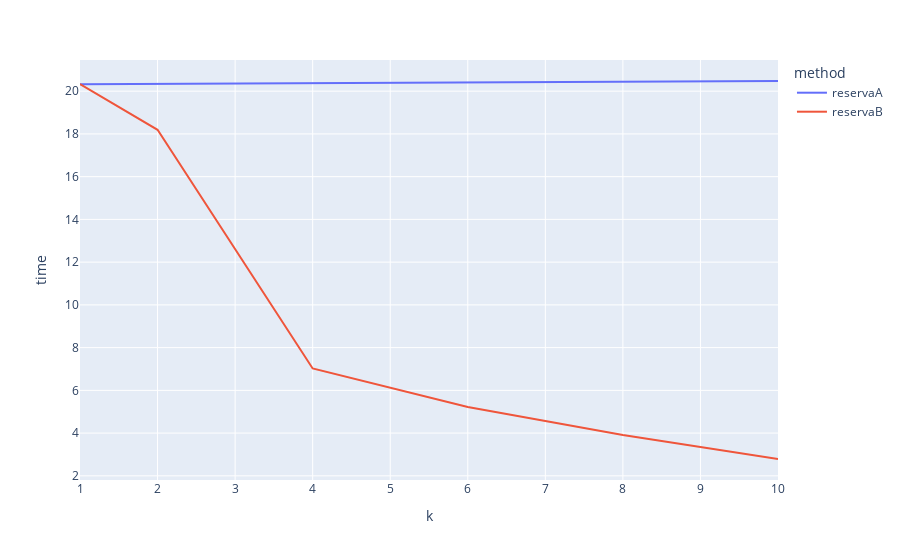

Notebook code for this chart:
### Markdown cell above
### Gráfico Threads x Tempo para SERIALIZABLE

### Code cell
fig = px.line(df_r[df_r['iso_lv']=='SERIALIZABLE'], x='k', y='time', color='method')
fig.show()

### Figure 1 — Plotly figure (JSON) as saved in the notebook; plotly's stock layout.template omitted (floating-point values rounded to 4 significant figures)
{"data": [{"hovertemplate": "method=reservaA<br>k=%{x}<br>time=%{y}<extra></extra>", "legendgroup": "reservaA", "line": {"color": "#636efa", "dash": "solid"}, "marker": {"symbol": "circle"}, "mode": "lines", "name": "reservaA", "orientation": "v", "showlegend": true, "type": "scatter", "x": [1, 2, 4, 6, 8, 10], "xaxis": "x", "y": [20.33, 20.35, 20.38, 20.42, 20.44, 20.48], "yaxis": "y"}, {"hovertemplate": "method=reservaB<br>k=%{x}<br>time=%{y}<extra></extra>", "legendgroup": "reservaB", "line": {"color": "#EF553B", "dash": "solid"}, "marker": {"symbol": "circle"}, "mode": "lines", "name": "reservaB", "orientation": "v", "showlegend": true, "type": "scatter", "x": [1, 2, 4, 6, 8, 10], "xaxis": "x", "y": [20.33, 18.19, 7.024, 5.224, 3.914, 2.788], "yaxis": "y"}], "layout": {"legend": {"title": {"text": "method"}, "tracegroupgap": 0}, "margin": {"t": 60}, "xaxis": {"anchor": "y", "domain": [0, 1], "title": {"text": "k"}}, "yaxis": {"anchor": "x", "domain": [0, 1], "title": {"text": "time"}}}}
